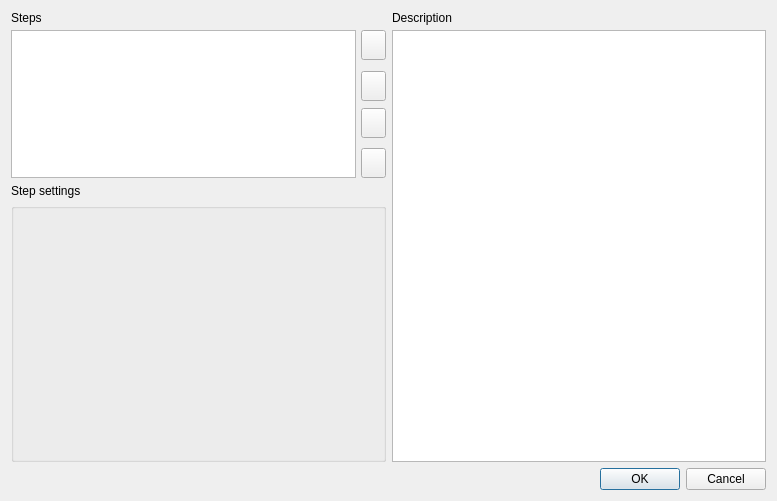
<?xml version="1.0" encoding="UTF-8"?>
<ui version="4.0">
 <class>TrimmomaticPropertyDialog</class>
 <widget class="QDialog" name="TrimmomaticPropertyDialog">
  <property name="geometry">
   <rect>
    <x>0</x>
    <y>0</y>
    <width>777</width>
    <height>501</height>
   </rect>
  </property>
  <property name="minimumSize">
   <size>
    <width>640</width>
    <height>501</height>
   </size>
  </property>
  <property name="windowTitle">
   <string>Configure Trimmomatic Steps</string>
  </property>
  <layout class="QVBoxLayout" name="verticalLayout_4" stretch="1,2">
   <item>
    <layout class="QHBoxLayout" name="horizontalLayout_2">
     <property name="sizeConstraint">
      <enum>QLayout::SetDefaultConstraint</enum>
     </property>
     <item>
      <layout class="QVBoxLayout" name="verticalLayout_3" stretch="3,5">
       <item>
        <layout class="QVBoxLayout" name="verticalLayoutSteps">
         <property name="spacing">
          <number>5</number>
         </property>
         <item>
          <widget class="QLabel" name="labelSteps">
           <property name="text">
            <string>Steps</string>
           </property>
          </widget>
         </item>
         <item>
          <layout class="QHBoxLayout" name="horizontalLayout">
           <item>
            <widget class="QListWidget" name="listSteps">
             <property name="sizePolicy">
              <sizepolicy hsizetype="Expanding" vsizetype="Preferred">
               <horstretch>0</horstretch>
               <verstretch>0</verstretch>
              </sizepolicy>
             </property>
             <property name="minimumSize">
              <size>
               <width>0</width>
               <height>119</height>
              </size>
             </property>
            </widget>
           </item>
           <item>
            <layout class="QVBoxLayout" name="verticalLayoutButtons">
             <property name="spacing">
              <number>3</number>
             </property>
             <property name="sizeConstraint">
              <enum>QLayout::SetFixedSize</enum>
             </property>
             <item>
              <widget class="QPushButton" name="buttonAdd">
               <property name="sizePolicy">
                <sizepolicy hsizetype="Fixed" vsizetype="Fixed">
                 <horstretch>0</horstretch>
                 <verstretch>0</verstretch>
                </sizepolicy>
               </property>
               <property name="minimumSize">
                <size>
                 <width>25</width>
                 <height>30</height>
                </size>
               </property>
               <property name="maximumSize">
                <size>
                 <width>25</width>
                 <height>30</height>
                </size>
               </property>
               <property name="baseSize">
                <size>
                 <width>25</width>
                 <height>30</height>
                </size>
               </property>
               <property name="toolTip">
                <string>&lt;html&gt;&lt;head/&gt;&lt;body&gt;&lt;p&gt;Add new step&lt;/p&gt;&lt;/body&gt;&lt;/html&gt;</string>
               </property>
               <property name="styleSheet">
                <string notr="true">text-align: center center;</string>
               </property>
               <property name="text">
                <string/>
               </property>
               <property name="icon">
                <iconset resource="../../external_tool_support.qrc">
                 <normaloff>:/external_tool_support/images/add.png</normaloff>:/external_tool_support/images/add.png</iconset>
               </property>
              </widget>
             </item>
             <item>
              <spacer name="buttonsSpacer_1">
               <property name="orientation">
                <enum>Qt::Vertical</enum>
               </property>
               <property name="sizeType">
                <enum>QSizePolicy::MinimumExpanding</enum>
               </property>
               <property name="sizeHint" stdset="0">
                <size>
                 <width>20</width>
                 <height>5</height>
                </size>
               </property>
              </spacer>
             </item>
             <item>
              <widget class="QPushButton" name="buttonUp">
               <property name="sizePolicy">
                <sizepolicy hsizetype="Fixed" vsizetype="Fixed">
                 <horstretch>0</horstretch>
                 <verstretch>0</verstretch>
                </sizepolicy>
               </property>
               <property name="minimumSize">
                <size>
                 <width>25</width>
                 <height>30</height>
                </size>
               </property>
               <property name="maximumSize">
                <size>
                 <width>25</width>
                 <height>30</height>
                </size>
               </property>
               <property name="baseSize">
                <size>
                 <width>25</width>
                 <height>30</height>
                </size>
               </property>
               <property name="toolTip">
                <string>&lt;html&gt;&lt;head/&gt;&lt;body&gt;&lt;p&gt;Move selected step above&lt;/p&gt;&lt;/body&gt;&lt;/html&gt;</string>
               </property>
               <property name="styleSheet">
                <string notr="true">text-align: center top;</string>
               </property>
               <property name="text">
                <string/>
               </property>
               <property name="icon">
                <iconset resource="../../external_tool_support.qrc">
                 <normaloff>:/external_tool_support/images/up.png</normaloff>:/external_tool_support/images/up.png</iconset>
               </property>
               <property name="autoRepeat">
                <bool>false</bool>
               </property>
              </widget>
             </item>
             <item>
              <spacer name="buttonsSpacer_3">
               <property name="orientation">
                <enum>Qt::Vertical</enum>
               </property>
               <property name="sizeType">
                <enum>QSizePolicy::Fixed</enum>
               </property>
               <property name="sizeHint" stdset="0">
                <size>
                 <width>20</width>
                 <height>4</height>
                </size>
               </property>
              </spacer>
             </item>
             <item>
              <widget class="QPushButton" name="buttonDown">
               <property name="sizePolicy">
                <sizepolicy hsizetype="Fixed" vsizetype="Fixed">
                 <horstretch>0</horstretch>
                 <verstretch>0</verstretch>
                </sizepolicy>
               </property>
               <property name="minimumSize">
                <size>
                 <width>25</width>
                 <height>30</height>
                </size>
               </property>
               <property name="maximumSize">
                <size>
                 <width>25</width>
                 <height>30</height>
                </size>
               </property>
               <property name="baseSize">
                <size>
                 <width>25</width>
                 <height>30</height>
                </size>
               </property>
               <property name="toolTip">
                <string>&lt;html&gt;&lt;head/&gt;&lt;body&gt;&lt;p&gt;Move selected step below&lt;/p&gt;&lt;/body&gt;&lt;/html&gt;</string>
               </property>
               <property name="styleSheet">
                <string notr="true">text-align: center bottom;</string>
               </property>
               <property name="text">
                <string/>
               </property>
               <property name="icon">
                <iconset resource="../../external_tool_support.qrc">
                 <normaloff>:/external_tool_support/images/down.png</normaloff>:/external_tool_support/images/down.png</iconset>
               </property>
              </widget>
             </item>
             <item>
              <spacer name="buttonsSpacer_2">
               <property name="orientation">
                <enum>Qt::Vertical</enum>
               </property>
               <property name="sizeType">
                <enum>QSizePolicy::MinimumExpanding</enum>
               </property>
               <property name="sizeHint" stdset="0">
                <size>
                 <width>20</width>
                 <height>5</height>
                </size>
               </property>
              </spacer>
             </item>
             <item>
              <widget class="QPushButton" name="buttonRemove">
               <property name="sizePolicy">
                <sizepolicy hsizetype="Fixed" vsizetype="Fixed">
                 <horstretch>0</horstretch>
                 <verstretch>0</verstretch>
                </sizepolicy>
               </property>
               <property name="minimumSize">
                <size>
                 <width>25</width>
                 <height>30</height>
                </size>
               </property>
               <property name="maximumSize">
                <size>
                 <width>25</width>
                 <height>30</height>
                </size>
               </property>
               <property name="baseSize">
                <size>
                 <width>25</width>
                 <height>30</height>
                </size>
               </property>
               <property name="toolTip">
                <string>&lt;html&gt;&lt;head/&gt;&lt;body&gt;&lt;p&gt;Remove selected step&lt;/p&gt;&lt;/body&gt;&lt;/html&gt;</string>
               </property>
               <property name="styleSheet">
                <string notr="true">text-align: center center;</string>
               </property>
               <property name="text">
                <string/>
               </property>
               <property name="icon">
                <iconset resource="../../external_tool_support.qrc">
                 <normaloff>:/external_tool_support/images/cancel.png</normaloff>:/external_tool_support/images/cancel.png</iconset>
               </property>
              </widget>
             </item>
            </layout>
           </item>
          </layout>
         </item>
        </layout>
       </item>
       <item>
        <layout class="QVBoxLayout" name="verticalLayout_8">
         <property name="spacing">
          <number>5</number>
         </property>
         <item>
          <widget class="QLabel" name="label">
           <property name="sizePolicy">
            <sizepolicy hsizetype="Preferred" vsizetype="Minimum">
             <horstretch>0</horstretch>
             <verstretch>0</verstretch>
            </sizepolicy>
           </property>
           <property name="text">
            <string>Step settings</string>
           </property>
          </widget>
         </item>
         <item>
          <widget class="QGroupBox" name="widgetStepSettingsContainer">
           <property name="sizePolicy">
            <sizepolicy hsizetype="Expanding" vsizetype="Minimum">
             <horstretch>0</horstretch>
             <verstretch>0</verstretch>
            </sizepolicy>
           </property>
           <property name="minimumSize">
            <size>
             <width>0</width>
             <height>160</height>
            </size>
           </property>
           <layout class="QVBoxLayout" name="verticalLayout_2">
            <property name="spacing">
             <number>0</number>
            </property>
            <property name="sizeConstraint">
             <enum>QLayout::SetMinAndMaxSize</enum>
            </property>
            <property name="leftMargin">
             <number>0</number>
            </property>
            <property name="topMargin">
             <number>0</number>
            </property>
            <property name="rightMargin">
             <number>0</number>
            </property>
            <property name="bottomMargin">
             <number>0</number>
            </property>
            <item>
             <widget class="QWidget" name="widgetStepSettings" native="true">
              <layout class="QVBoxLayout" name="verticalLayout_5"/>
             </widget>
            </item>
            <item>
             <spacer name="verticalSpacer_2">
              <property name="orientation">
               <enum>Qt::Vertical</enum>
              </property>
              <property name="sizeHint" stdset="0">
               <size>
                <width>20</width>
                <height>40</height>
               </size>
              </property>
             </spacer>
            </item>
           </layout>
          </widget>
         </item>
        </layout>
       </item>
      </layout>
     </item>
     <item>
      <layout class="QVBoxLayout" name="verticalLayout">
       <property name="spacing">
        <number>5</number>
       </property>
       <item>
        <widget class="QLabel" name="labelDescription">
         <property name="text">
          <string>Description</string>
         </property>
        </widget>
       </item>
       <item>
        <layout class="QVBoxLayout" name="verticalLayout_6">
         <item>
          <layout class="QVBoxLayout" name="verticalLayout_7">
           <item>
            <widget class="QTextEdit" name="textDescription">
             <property name="enabled">
              <bool>true</bool>
             </property>
             <property name="minimumSize">
              <size>
               <width>270</width>
               <height>366</height>
              </size>
             </property>
             <property name="readOnly">
              <bool>true</bool>
             </property>
             <property name="acceptRichText">
              <bool>false</bool>
             </property>
            </widget>
           </item>
          </layout>
         </item>
        </layout>
       </item>
      </layout>
     </item>
    </layout>
   </item>
   <item>
    <widget class="QDialogButtonBox" name="buttonBox">
     <property name="standardButtons">
      <set>QDialogButtonBox::Cancel|QDialogButtonBox::Ok</set>
     </property>
    </widget>
   </item>
  </layout>
 </widget>
 <resources>
  <include location="../../external_tool_support.qrc"/>
 </resources>
 <connections>
  <connection>
   <sender>buttonBox</sender>
   <signal>accepted()</signal>
   <receiver>TrimmomaticPropertyDialog</receiver>
   <slot>accept()</slot>
   <hints>
    <hint type="sourcelabel">
     <x>320</x>
     <y>447</y>
    </hint>
    <hint type="destinationlabel">
     <x>319</x>
     <y>239</y>
    </hint>
   </hints>
  </connection>
  <connection>
   <sender>buttonBox</sender>
   <signal>rejected()</signal>
   <receiver>TrimmomaticPropertyDialog</receiver>
   <slot>reject()</slot>
   <hints>
    <hint type="sourcelabel">
     <x>320</x>
     <y>447</y>
    </hint>
    <hint type="destinationlabel">
     <x>319</x>
     <y>239</y>
    </hint>
   </hints>
  </connection>
 </connections>
</ui>
